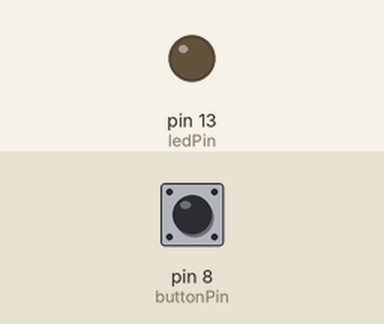
The sketch below on a simulated Arduino Uno, built with avr-gcc and run on an emulated ATmega328P. Shown: output pins drawn as LEDs (lit = HIGH). The test bench sets the inputs (shaded band); at power-on: pin 8 (buttonPin) LOW.

Above: at 1.2 s.
1.3 s: pin 8 (buttonPin) pulled HIGH for 0.15 s
At 1.37 s:
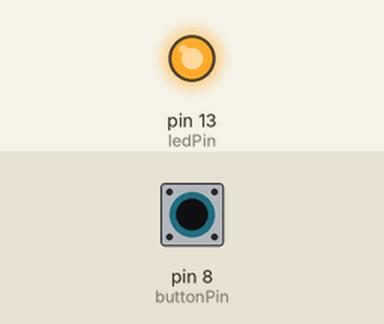
2.9 s: pin 8 (buttonPin) pulled HIGH for 3.2 s
At 7.5 s:
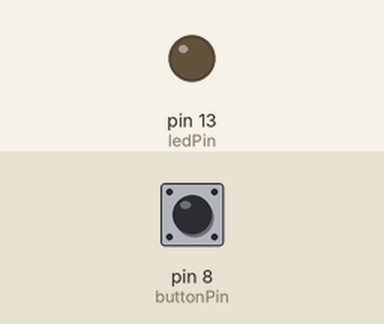
Timing chart, 0 to 9.0 s (numbered marks = the images above; inputs shaded):
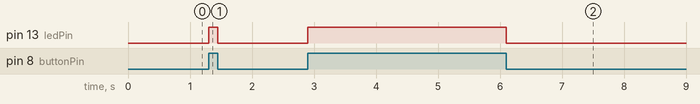

Measured:
- after the input at 1.3 s, pin 13 (ledPin): LOW → HIGH at once, → LOW 0.15 s later
- after the input at 2.9 s, pin 13 (ledPin): LOW → HIGH at once, → LOW 3.2 s later

The sketch:

Assignment8c.ino
```cpp
const int buttonPin = 8;    // Pin for button input
const int ledPin = 13;      // Pin for LED output

void setup() {
  pinMode(ledPin, OUTPUT);     // Set LED pin as output
  pinMode(buttonPin, INPUT);   // Set button pin as input
}

void loop() {
  int buttonState = digitalRead(buttonPin); // Read button state
  if (buttonState == HIGH) {                // If button is pressed
    digitalWrite(ledPin, HIGH);             // Turn LED on
  } else {
    digitalWrite(ledPin, LOW);              // Turn LED off
  }
}
```
